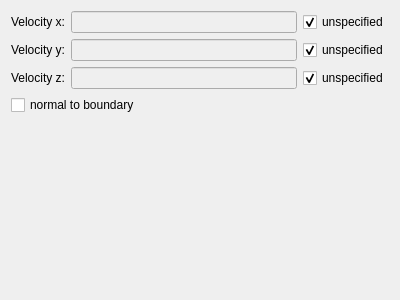
<?xml version="1.0" encoding="UTF-8"?>
<ui version="4.0">
 <class>Form</class>
 <widget class="QWidget" name="Form">
  <property name="geometry">
   <rect>
    <x>0</x>
    <y>0</y>
    <width>400</width>
    <height>300</height>
   </rect>
  </property>
  <property name="windowTitle">
   <string>Constraint Properties</string>
  </property>
  <layout class="QFormLayout" name="formLayout">
   <item row="1" column="0">
    <widget class="QLabel" name="volocityXLbl">
     <property name="text">
      <string>Velocity x:</string>
     </property>
    </widget>
   </item>
   <item row="3" column="0">
    <widget class="QLabel" name="velocityYLbl">
     <property name="text">
      <string>Velocity y:</string>
     </property>
    </widget>
   </item>
   <item row="5" column="0">
    <widget class="QLabel" name="velocityZLbl">
     <property name="text">
      <string>Velocity z:</string>
     </property>
    </widget>
   </item>
   <item row="5" column="1">
    <layout class="QHBoxLayout" name="horizontalLayout">
     <item>
      <widget class="Gui::InputField" name="velocityZTxt">
       <property name="enabled">
        <bool>false</bool>
       </property>
       <property name="singleStep" stdset="0">
        <double>1.000000000000000</double>
       </property>
       <property name="unit" stdset="0">
        <string>m/s</string>
       </property>
      </widget>
     </item>
     <item>
      <widget class="QCheckBox" name="velocityZBox">
       <property name="text">
        <string>unspecified</string>
       </property>
       <property name="checked">
        <bool>true</bool>
       </property>
      </widget>
     </item>
    </layout>
   </item>
   <item row="1" column="1">
    <layout class="QHBoxLayout" name="horizontalLayout_2">
     <item>
      <widget class="Gui::InputField" name="velocityXTxt">
       <property name="enabled">
        <bool>false</bool>
       </property>
       <property name="singleStep" stdset="0">
        <double>1.000000000000000</double>
       </property>
       <property name="unit" stdset="0">
        <string>m/s</string>
       </property>
      </widget>
     </item>
     <item>
      <widget class="QCheckBox" name="velocityXBox">
       <property name="text">
        <string>unspecified</string>
       </property>
       <property name="checked">
        <bool>true</bool>
       </property>
      </widget>
     </item>
    </layout>
   </item>
   <item row="3" column="1">
    <layout class="QHBoxLayout" name="horizontalLayout_3">
     <item>
      <widget class="Gui::InputField" name="velocityYTxt">
       <property name="enabled">
        <bool>false</bool>
       </property>
       <property name="singleStep" stdset="0">
        <double>1.000000000000000</double>
       </property>
       <property name="unit" stdset="0">
        <string>m/s</string>
       </property>
      </widget>
     </item>
     <item>
      <widget class="QCheckBox" name="velocityYBox">
       <property name="text">
        <string>unspecified</string>
       </property>
       <property name="checked">
        <bool>true</bool>
       </property>
      </widget>
     </item>
    </layout>
   </item>
   <item row="6" column="0" colspan="2">
    <widget class="QCheckBox" name="normalBox">
     <property name="text">
      <string>normal to boundary</string>
     </property>
    </widget>
   </item>
  </layout>
 </widget>
 <customwidgets>
  <customwidget>
   <class>Gui::InputField</class>
   <extends>QLineEdit</extends>
   <header>Gui/InputField.h</header>
  </customwidget>
 </customwidgets>
 <resources/>
 <connections>
  <connection>
   <sender>velocityXBox</sender>
   <signal>toggled(bool)</signal>
   <receiver>velocityXTxt</receiver>
   <slot>setEnabled(bool)</slot>
   <hints>
    <hint type="sourcelabel">
     <x>230</x>
     <y>44</y>
    </hint>
    <hint type="destinationlabel">
     <x>230</x>
     <y>18</y>
    </hint>
   </hints>
  </connection>
  <connection>
   <sender>velocityXBox</sender>
   <signal>toggled(bool)</signal>
   <receiver>velocityXTxt</receiver>
   <slot>setDisabled(bool)</slot>
   <hints>
    <hint type="sourcelabel">
     <x>230</x>
     <y>44</y>
    </hint>
    <hint type="destinationlabel">
     <x>230</x>
     <y>18</y>
    </hint>
   </hints>
  </connection>
  <connection>
   <sender>velocityYBox</sender>
   <signal>toggled(bool)</signal>
   <receiver>velocityYTxt</receiver>
   <slot>setEnabled(bool)</slot>
   <hints>
    <hint type="sourcelabel">
     <x>347</x>
     <y>53</y>
    </hint>
    <hint type="destinationlabel">
     <x>184</x>
     <y>53</y>
    </hint>
   </hints>
  </connection>
  <connection>
   <sender>velocityYBox</sender>
   <signal>toggled(bool)</signal>
   <receiver>velocityYTxt</receiver>
   <slot>setDisabled(bool)</slot>
   <hints>
    <hint type="sourcelabel">
     <x>347</x>
     <y>53</y>
    </hint>
    <hint type="destinationlabel">
     <x>184</x>
     <y>53</y>
    </hint>
   </hints>
  </connection>
  <connection>
   <sender>velocityZBox</sender>
   <signal>toggled(bool)</signal>
   <receiver>velocityZTxt</receiver>
   <slot>setEnabled(bool)</slot>
   <hints>
    <hint type="sourcelabel">
     <x>347</x>
     <y>87</y>
    </hint>
    <hint type="destinationlabel">
     <x>184</x>
     <y>87</y>
    </hint>
   </hints>
  </connection>
  <connection>
   <sender>velocityZBox</sender>
   <signal>toggled(bool)</signal>
   <receiver>velocityZTxt</receiver>
   <slot>setDisabled(bool)</slot>
   <hints>
    <hint type="sourcelabel">
     <x>347</x>
     <y>87</y>
    </hint>
    <hint type="destinationlabel">
     <x>184</x>
     <y>87</y>
    </hint>
   </hints>
  </connection>
 </connections>
</ui>
